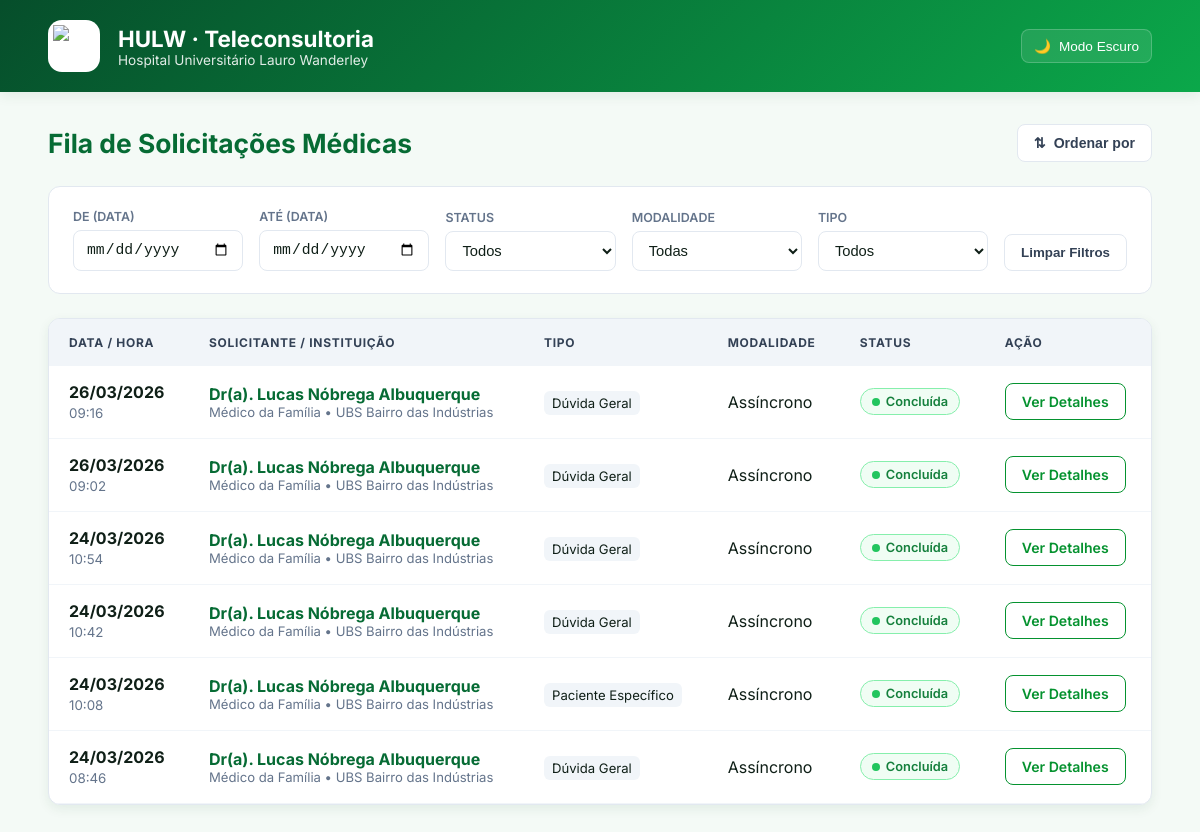
/fila/, run on an earlier commit of the app's database.
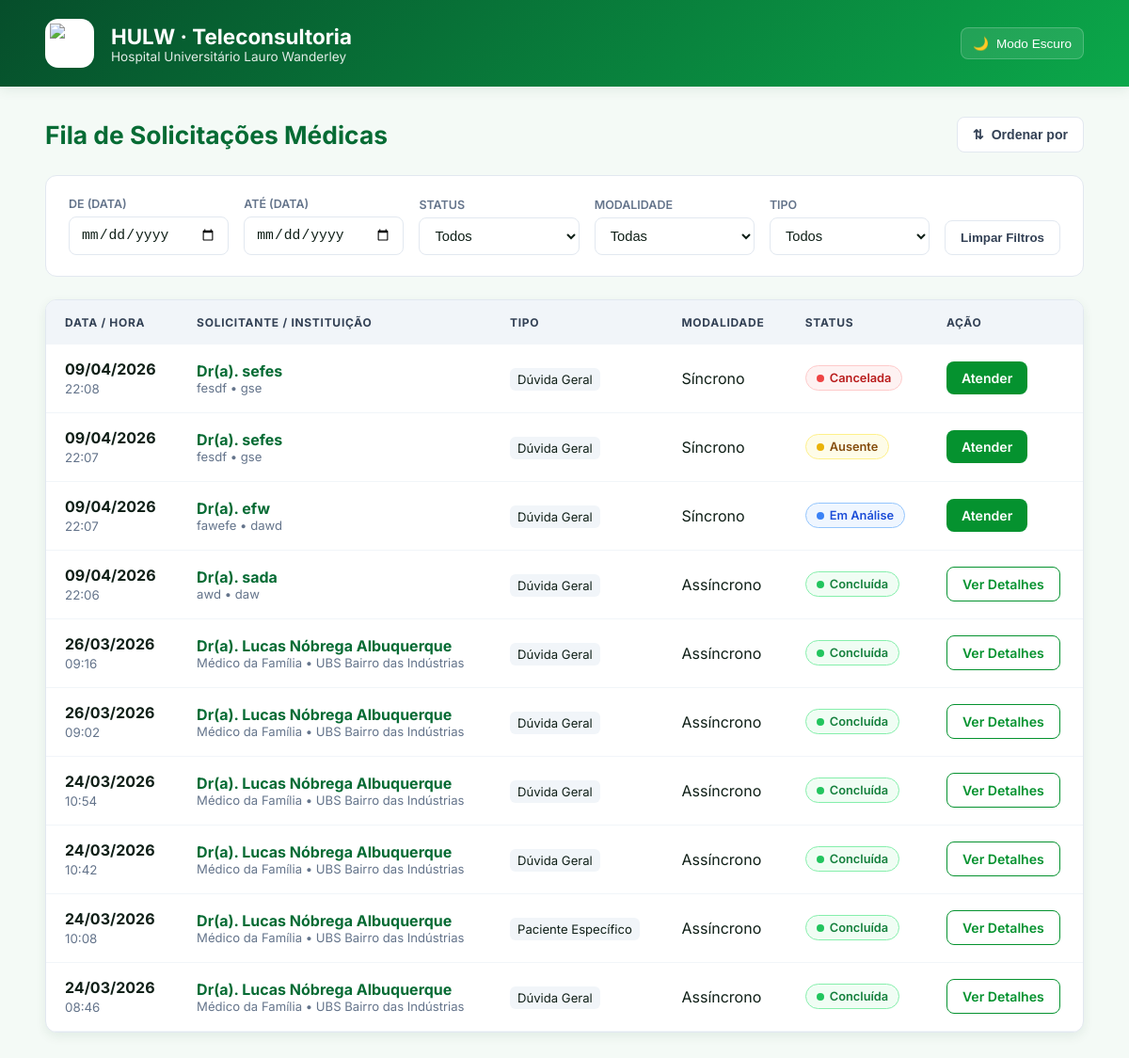
And on a later commit of the database.
### teleconsultoria/models.py (models this page shows, shortened)
class Solicitacao(models.Model):
    profissional = models.ForeignKey(Profissional, on_delete=models.CASCADE, related_name='solicitacoes')
    medica_designada = models.ForeignKey(Medica, on_delete=models.SET_NULL, null=True, blank=True, related_name='atendimentos')
    status = models.CharField(max_length=20, choices=StatusSolicitacao.choices, default=StatusSolicitacao.PENDENTE)
    tipo_atendimento = models.CharField(max_length=20, choices=TipoAtendimento.choices)
    data_sol = models.DateTimeField(auto_now_add=True)
    data_marcada = models.DateField(null=True, blank=True)
    horario_marcado = models.TimeField(null=True, blank=True)
    duracao_estimada = models.PositiveIntegerField(null=True, blank=True, help_text="Duração em minutos")
    link_teams = models.URLField(max_length=500, null=True, blank=True)
    resumo_sincrono = models.TextField(null=True, blank=True)
    justificativa_cancelamento = models.TextField(null=True, blank=True)
    data_limite = models.DateField(null=True, blank=True)
    horario_limite = models.TimeField(null=True, blank=True)
    idade_pac = models.IntegerField(null=True, blank=True)
    sexo_pac = models.CharField(max_length=2, choices=Sexo.choices, null=True, blank=True)
    sexo_biologico_pac = models.CharField(max_length=1, choices=[('M', 'Masculino'), ('F', 'Feminino')], null=True, blank=True)
    queixas = models.TextField(null=True, blank=True)
    historico_med = models.TextField(blank=True, null=True)
    diagnostico_princ = models.TextField(blank=True, null=True)
    diagnostico_sec = models.TextField(blank=True, null=True)
    medicamentos = models.TextField(blank=True, null=True)
    exames_recentes = models.TextField(blank=True, null=True)
    duvida_clinica = models.TextField()
    token_acesso = models.UUIDField(default=uuid.uuid4, editable=False)
    class Meta:
        verbose_name = "Solicitação"
        verbose_name_plural = "Solicitações"

class Profissional(models.Model):
    user = models.OneToOneField(User, on_delete=models.CASCADE, null=True, blank=True)
    cpf = models.CharField(max_length=11, unique=True)
    nome_completo = models.CharField(max_length=255)
    email = models.EmailField()
    telefone = models.CharField(max_length=15, help_text="WhatsApp com DDD", blank=True, null=True)
    crm = models.CharField(max_length=20, blank=True, null=True)
    cargo = models.CharField(max_length=100)
    instituicao = models.CharField(max_length=100)

### teleconsultoria/views.py (the view)
# urls.py: path('fila/', views.fila_medica, name='fila_medica'),
def fila_medica(request):
    solicitacoes = Solicitacao.objects.all().order_by('-data_sol')
    return render(request, 'fila_medica.html', {'solicitacoes': solicitacoes})

### teleconsultoria/templates/fila_medica.html (shortened to what the changed rows need)
<!DOCTYPE html>
<html lang="pt-br">
<head>
</head>
<body>
    {% load static %}
    <header class="header">
        <div class="header-left">
            <div>
                <h1>HULW · Teleconsultoria</h1>
            </div>
        </div>
    </header>
    <main class="container">
        <div class="page-title">
            <div style="display: flex; align-items: center; gap: 15px;">
                <h2>Fila de Solicitações Médicas</h2>
            </div>
        </div>
        <div class="table-wrapper">
            <table id="tabelaFila">
                <thead>
                    <tr>
                        <th>Data / Hora</th>
                        <th>Solicitante / Instituição</th>
                        <th>Tipo</th>
                        <th>Modalidade</th>
                        <th>Status</th>
                        <th>Ação</th>
                    </tr>
                </thead>
                <tbody id="tableBody">
                    {% for sol in solicitacoes %}
                    <tr class="linha-solicitacao"
                        data-data="{{ sol.data_sol|date:'Y-m-d H:i' }}"
                        data-status="{{ sol.status }}"
                        data-modalidade="{{ sol.tipo_atendimento }}"
                        data-tipo="{% if sol.idade_pac > 0 %}Paciente Específico{% else %}Dúvida Geral{% endif %}">
                        <td class="date-cell">
                            <strong>{{ sol.data_sol|date:"d/m/Y" }}</strong>
                            <small>{{ sol.data_sol|date:"H:i" }}</small>
                        </td>
                        <td>
                            <span class="sol-nome">
                                Dr(a). {{ sol.profissional.nome_completo|default:"Não informado" }}
                            </span>
                            <span class="inst-info">
                                {{ sol.profissional.cargo|default:"Médico(a)" }} • {{ sol.profissional.instituicao|default:"Instituição não informada" }}
                            </span>
                        </td>
                        <td>
                            <span style="font-size: 0.82rem; background: var(--gray-100); padding: 4px 8px; border-radius: 6px;">
                                {% if sol.idade_pac > 0 %}Paciente Específico{% else %}Dúvida Geral{% endif %}
                            </span>
                        </td>
                        <td>{{ sol.get_tipo_atendimento_display }}</td>
                        <td>
                            <span class="status-pill status-{{ sol.status }}">
                                {{ sol.get_status_display }}
                            </span>
                        </td>
                        <td>
                            <a href="{% url 'detalhe_caso' sol.id %}" class="btn {% if sol.status == 'CONCLUIDA' %}btn-concluido{% endif %}">
                                {% if sol.status == 'CONCLUIDA' %}Ver Detalhes{% else %}Atender{% endif %}
                            </a>
                        </td>
                    </tr>
                    {% empty %}
                    <tr>
                        <td colspan="6" style="text-align:center; padding: 40px; color: var(--gray-500);">Nenhuma solicitação encontrada.</td>
                    </tr>
                    {% endfor %}
                </tbody>
            </table>
        </div>
    </main>
</body>
</html>

What changed in the data, as far as the page shows it:
added Solicitacao: data_sol "09/04/2026", data_sol "22:08", profissional.nome_completo "sefes", profissional.cargo "fesdf", profissional.instituicao "gse", idade_pac "Dúvida Geral", tipo_atendimento "Síncrono", status "Cancelada", shows "Atender"
added Solicitacao: data_sol "09/04/2026", data_sol "22:07", profissional.nome_completo "sefes", profissional.cargo "fesdf", profissional.instituicao "gse", idade_pac "Dúvida Geral", tipo_atendimento "Síncrono", status "Ausente", shows "Atender"
added Solicitacao: data_sol "09/04/2026", data_sol "22:07", profissional.nome_completo "efw", profissional.cargo "fawefe", profissional.instituicao "dawd", idade_pac "Dúvida Geral", tipo_atendimento "Síncrono", status "Em Análise", shows "Atender"
added Solicitacao: data_sol "09/04/2026", data_sol "22:06", profissional.nome_completo "sada", profissional.cargo "awd", profissional.instituicao "daw", idade_pac "Dúvida Geral", tipo_atendimento "Assíncrono", status "Concluída", shows "Ver Detalhes"
